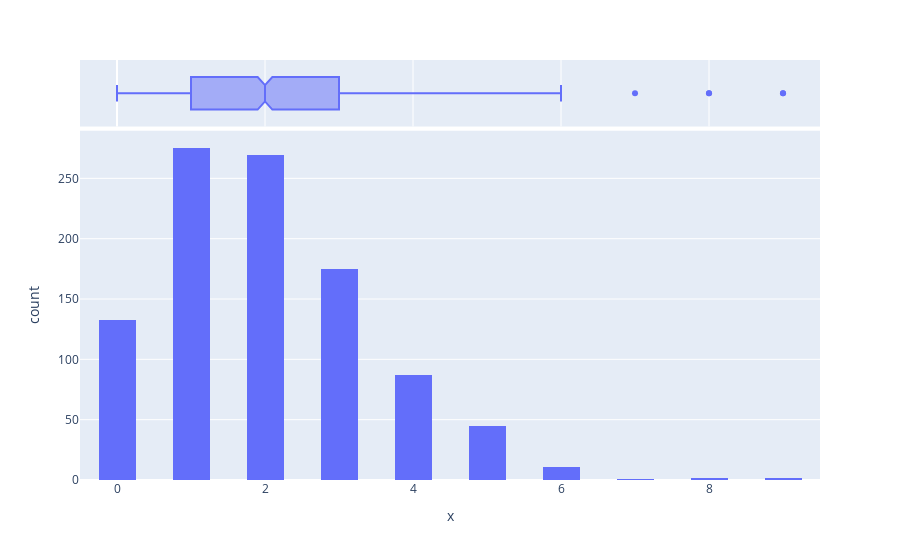

Here is the notebook cell this chart was saved with:
### Markdown cell above
### 1.4.2. Задание 2  

Получить 1000 значений из распределения Пуассона с $\lambda=2$, и построить гистограмму по полученным значениям.

### Code cell
# YOUR CODE HERE

### Figure 1 — Plotly figure (JSON) as saved in the notebook; plotly's stock layout.template omitted (floating-point values rounded to 4 significant figures; data arrays with more than 128 entries replaced by an {"elided": "..."} marker saying what was removed)
{"data": [{"alignmentgroup": "True", "bingroup": "x", "hovertemplate": "x=%{x}<br>count=%{y}<extra></extra>", "legendgroup": "", "marker": {"color": "#636efa", "pattern": {"shape": ""}}, "name": "", "nbinsx": 20, "offsetgroup": "", "orientation": "v", "showlegend": false, "type": "histogram", "x": {"elided": "1000 int values"}, "xaxis": "x", "yaxis": "y"}, {"alignmentgroup": "True", "hovertemplate": "x=%{x}<extra></extra>", "legendgroup": "", "marker": {"color": "#636efa"}, "name": "", "notched": true, "offsetgroup": "", "showlegend": false, "type": "box", "x": {"elided": "1000 int values"}, "xaxis": "x2", "yaxis": "y2"}], "layout": {"autosize": true, "barmode": "relative", "legend": {"tracegroupgap": 0}, "margin": {"t": 60}, "xaxis": {"anchor": "y", "autorange": true, "domain": [0, 1], "range": [-0.5, 9.5], "title": {"text": "x"}, "type": "linear"}, "xaxis2": {"anchor": "y2", "autorange": true, "domain": [0, 1], "matches": "x", "range": [-0.5, 9.5], "showgrid": true, "showticklabels": false, "type": "linear"}, "yaxis": {"anchor": "x", "autorange": true, "domain": [0, 0.8316], "range": [0, 289.5], "title": {"text": "count"}}, "yaxis2": {"anchor": "x2", "autorange": true, "domain": [0.8416, 1], "matches": "y2", "range": [-0.5, 0.5], "showgrid": false, "showline": false, "showticklabels": false, "ticks": "", "type": "category"}}}
